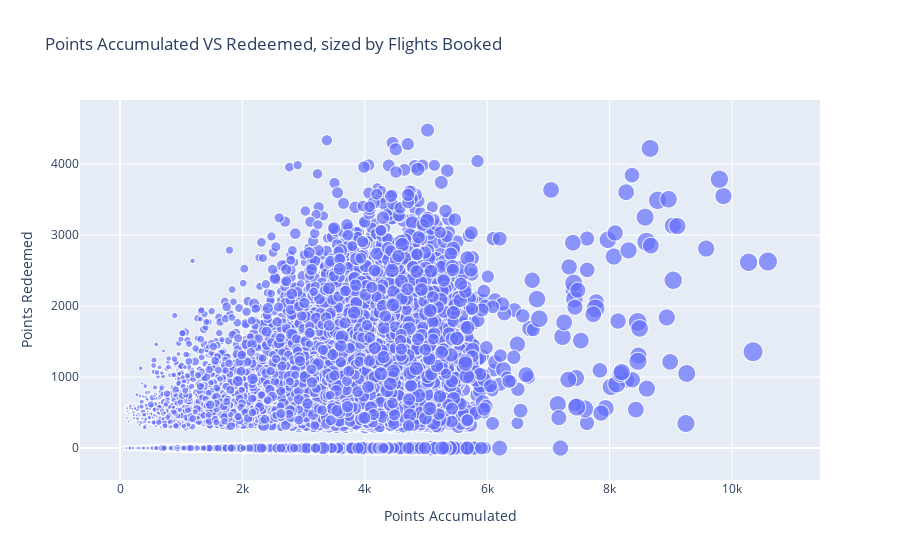

Here is the notebook cell this chart was saved with:
### Code cell
fig02 = px.scatter(final_df, x='Points Accumulated', y='Points Redeemed',
                         size='Flights Booked', hover_data=['Loyalty Number'],
                         title='Points Accumulated VS Redeemed, sized by Flights Booked')
fig02.show()

### Figure 1 — Plotly figure (JSON) as saved in the notebook; plotly's stock layout.template omitted (floating-point values rounded to 4 significant figures; data arrays with more than 128 entries replaced by an {"elided": "..."} marker saying what was removed)
{"data": [{"customdata": {"elided": "16737x1 int values"}, "hovertemplate": "Points Accumulated=%{x}<br>Points Redeemed=%{y}<br>Flights Booked=%{marker.size}<br>Loyalty Number=%{customdata[0]}<extra></extra>", "legendgroup": "", "marker": {"color": "#636efa", "size": {"elided": "16737 int values"}, "sizemode": "area", "sizeref": 0.885, "symbol": "circle"}, "mode": "markers", "name": "", "showlegend": false, "type": "scattergl", "x": {"elided": "16737 float values"}, "xaxis": "x", "y": {"elided": "16737 int values"}, "yaxis": "y"}], "layout": {"legend": {"itemsizing": "constant", "tracegroupgap": 0}, "title": {"text": "Points Accumulated VS Redeemed, sized by Flights Booked"}, "xaxis": {"anchor": "y", "domain": [0, 1], "title": {"text": "Points Accumulated"}}, "yaxis": {"anchor": "x", "domain": [0, 1], "title": {"text": "Points Redeemed"}}}}
